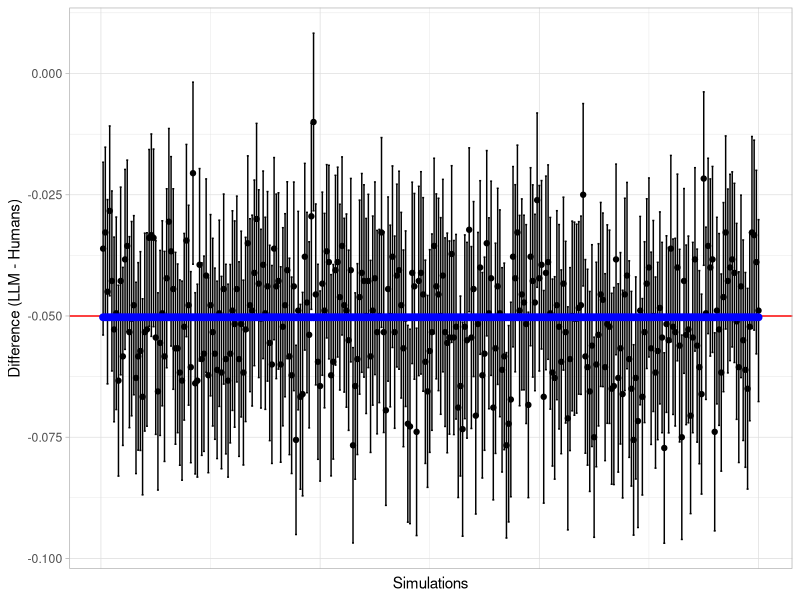

Write R code to recreate this figure.
library(tidyverse)
library(marginaleffects)

set.seed(122)

n_sims <- 300
llm_skill <- 0.899 # Use 0.899 to test type 1 error control # Use 0.95 for power

results <- data.frame()
results.ml <- data.frame()
true_difference_sim <- numeric()

n_human_coders_per_report <- 2 # Number of humans coding each report

# Standard deviation for report difficulty (logit scale). Set to 0.5 to
# reproduce 90% power, Set to 1.5 to reproduce 70% power in the setting where we
# extract only one item per report, or 99% / 95% if 3 or more items per report.
sd_difficulty <- 0.5
correlation_difficulty <- -0.2 # Correlation between human and LLM difficulty

# NOTE: As the inherent human skill is assumed to be very close to one (see blow),
# increasing the SD of the difficulty (this is on the logit scale), will cause
# the overall accuracy to go down on the probability scale. Because large
# positive values of the difficulty will only increase the accuracy on the
# probability scale from e.g., 0.95 to 0.98, but large negative values will
# decrease it from 0.95 to much lower values. I.e., it's linear on the logit scale,
# but not linear on the probability scale.

n_human_coders_total <- 6

# Human skill and llm skill refer to the inate ability of the human / llm
# extractor this will be combined with the difficulty of the report to come up
# with a probability of a correct answer. From this bernoulli distribution will
# we will randomly draw in each iteration of the simulation. If sd_difficulty
# approaches 0, accuracy approaches skill.

human_skill <- c(0.95, 0.95, 0.94, 0.93, 0.96, 0.97) #arithmetric mean = 0.95

# How many items are extracted per report. We compare accuracy for each item
# (but take into consideration that they are clustered inside a report)
n_items_per_report <- 3

non_inferiority_margin <- 0.05
equivalence_bounds <- c(-non_inferiority_margin, Inf) # Test H1: LLM - Human > -0.05
n_reports <- 300

human_coder_ids <- paste0("human_", 1:n_human_coders_total)
report_ids <- paste0("report_", 1:n_reports)
llm_id <- "llm"

# --- Pre-calculate Lookups ---
extractor_lookup <- tibble(
  extractor_id = c(human_coder_ids, llm_id),
  skill = c(human_skill, llm_skill),
  logit_skill = qlogis(skill),
  is_llm = c(rep(0, n_human_coders_total), 1)
)

# --- Generate FIXED Report Difficulties (Outside Loop) ---

report_difficulty_lookup <- tibble(
  report_id = report_ids,
  report_difficulty_logit = rnorm(n_reports, 0, sd_difficulty)
) |>

  # I'm adding a slight negative correlation between reports for humans and llm,
  # i.e., reports that are hard for llm are easier for humans and vice versa
  mutate(
    llm_difficulty_logit = report_difficulty_logit *
      -correlation_difficulty +
      rnorm(n_reports, 0, sd_difficulty)
  )

# --- Generate FIXED Assignments for Reports (Deterministic Block Assignment per Group) ---
# --- Parameter Checks for this specific strategy ---
if (n_human_coders_total %% 2 != 0) {
  stop(
    "This assignment strategy requires an even number of total human coders."
  )
}
n_coders_per_group <- n_human_coders_total / 2
if (n_reports %% n_coders_per_group != 0) {
  stop(
    "This assignment strategy requires n_reports to be divisible by (n_human_coders_total / 2)."
  )
}

# --- Define Groups and Report Blocks ---
group_A_coders <- human_coder_ids[1:n_coders_per_group]
group_B_coders <- human_coder_ids[(n_coders_per_group + 1):n_human_coders_total]

reports_per_coder <- n_reports / n_coders_per_group # 300 / 3 = 100

# --- Function to generate assignments for one group ---
generate_group_block_assignments <- function(
  coder_group,
  all_report_ids,
  reports_per_coder_count
) {
  assignments_list <- vector("list", length(coder_group))
  report_start_index <- 1

  for (i in 1:length(coder_group)) {
    current_coder <- coder_group[i]
    report_end_index <- report_start_index + reports_per_coder_count - 1
    # Ensure we don't exceed the total number of reports
    report_end_index <- min(report_end_index, length(all_report_ids))
    current_report_ids <- all_report_ids[report_start_index:report_end_index]

    # Assign this block of reports to the current coder
    assignments_list[[i]] <- tibble(
      report_id = current_report_ids,
      extractor_id = current_coder
    )

    report_start_index <- report_end_index + 1
  }
  bind_rows(assignments_list)
}

# --- Generate Assignments for Both Groups ---
assignments_A <- generate_group_block_assignments(
  group_A_coders,
  report_ids,
  reports_per_coder
) |>
  mutate(extractor_id = sample(extractor_id))
assignments_B <- generate_group_block_assignments(
  group_B_coders,
  report_ids,
  reports_per_coder
) |>
  mutate(extractor_id = sample(extractor_id))

# Combine human assignments from both groups
human_assignments_long <- bind_rows(assignments_A, assignments_B)

# Create assignments for the LLM (codes all reports)
llm_assignments <- tibble(
  report_id = report_ids,
  extractor_id = llm_id
)

# Combine human and LLM assignments
all_assignments <- bind_rows(human_assignments_long, llm_assignments)

# Join with extractor lookup to get skill info
sim_data_assigned <- all_assignments |>
  left_join(extractor_lookup, by = "extractor_id") |>
  arrange(report_id, extractor_id) # Optional: arrange for easier viewing

# --- Calculate FIXED Actual Probabilities (Outside Loop) ---

# This integrates the report difficult and the accuracy of each extractor
sim_setup_data <- sim_data_assigned |>
  left_join(report_difficulty_lookup, by = "report_id") |>
  mutate(
    # Calculate actual probability for this extractor on this report
    logit_p_human = logit_skill + report_difficulty_logit,
    logit_llm_skill = logit_skill + llm_difficulty_logit,
    p_human = plogis(logit_p_human),
    p_llm = plogis(logit_llm_skill),
    p_actual = if_else(is_llm == 0, p_human, p_llm)
  )

sim_setup_data <- sim_setup_data |>
  uncount(n_items_per_report)

# --- Calculate the SINGLE FIXED True Average Difference (Outside Loop) ---

avg_p_actual_llm_fixed <- mean(sim_setup_data$p_llm[sim_setup_data$is_llm == 1])
message(paste0(
  "The average llm accuracy is ",
  round(avg_p_actual_llm_fixed, digits = 3),
  " with an SD of ",
  round(sd(sim_setup_data$p_llm[sim_setup_data$is_llm == 1]), digits = 3)
))

avg_p_actual_human_fixed <- mean(sim_setup_data$p_human[
  sim_setup_data$is_llm == 0
])
message(paste0(
  "The (weighted) average human accuracy is ",
  round(avg_p_actual_human_fixed, digits = 3),
  " with an SD of ",
  round(sd(sim_setup_data$p_human[sim_setup_data$is_llm == 0]), digits = 3)
))

true_difference_fixed <- avg_p_actual_llm_fixed - avg_p_actual_human_fixed
message(paste(
  "Fixed True Average Difference (LLM - Human):",
  round(true_difference_fixed, 4),
  ". In small sample sizes with large difficult SD on the logit scale, sampling error is large."
))

sim_data_list <- vector("list", n_reports)

results <- data.frame()
results_m <- data.frame()

for (i in 1:n_sims) {
  message(paste0("Simulation ", i))

  sim_data_long <- sim_setup_data |>
    mutate(
      correct = rbinom(n(), 1, p_actual)
    )

  human_data_sim <- sim_data_long |> filter(is_llm == 0)
  true_mean_human_accuracy_sim <- sum(human_data_sim$p_actual) /
    nrow(human_data_sim)
  true_llm_accuracy <- sim_data_long |>
    filter(is_llm == 1) |>
    pull(p_actual) |>
    mean()

  true_difference_sim[i] <- true_llm_accuracy - true_mean_human_accuracy_sim

  # Fit Simple GLM Model (ignoring clustering structure here)
  model_fit <- glm(
    correct ~ is_llm,
    data = sim_data_long,
    family = binomial(link = "logit")
  )

  # Calculate difference using marginal effects. Uses delta method and cluster robust standard errors.
  # NOTE: I'm setting the width of the confidence interval to 0.9 so the lower bound 'corresponds' to the one sided alpha of 0.05
  comparison <- avg_comparisons(
    model_fit,
    variables = "is_llm",
    type = "response",
    comparison = "difference",
    vcov = ~report_id,
    conf_level = 0.9,
    equivalence = equivalence_bounds # this calculates the non-inferioty p-value (see bound set at the top)
  )

  results <- bind_rows(
    comparison |>
      data.frame() |>
      select(estimate, conf.low, conf.high, p.value, p.value.noninf),
    results
  )
}

# Calculate Type I error rate / power if the llm is as good as the human
type_i_error_rate <- mean(results$p.value.noninf < 0.05)
type_i_error_rate

cbind(results, true_difference_sim) |>
  mutate(type_i_error = if_else(conf.low > -0.05, 1, 0)) |>
  pull(type_i_error) |>
  mean()

cbind(results, true_difference_sim) |>
  mutate(sim = row_number()) |>
  data.frame() |>
  ggplot() +
  geom_point(aes(x = sim, y = estimate)) +
  geom_errorbar(aes(x = sim, y = estimate, ymin = conf.low, ymax = conf.high)) +
  geom_hline(yintercept = -non_inferiority_margin, color = "red") + #non-inferiority margin
  geom_point(aes(y = true_difference_sim, x = sim), color = "blue", size = 2) + #true difference
  theme_light() +
  labs(
    x = "Simulations",
    y = "Difference (LLM - Humans)"
  ) +
  theme(
    axis.text.x = element_blank(),
    axis.ticks.x = element_blank()
  )
